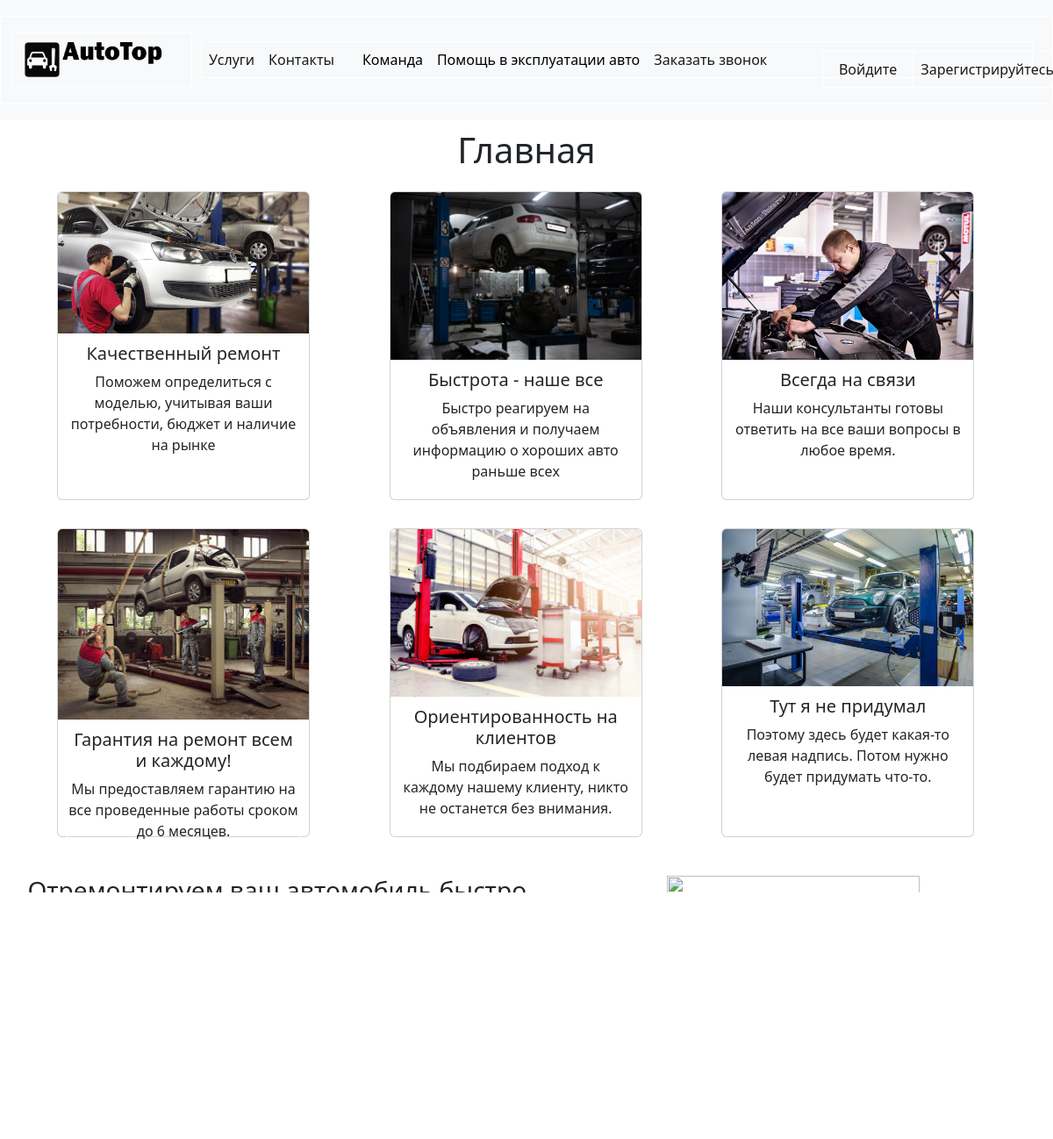
The page / on the database its author committed.
### home/models.py (models this page shows, shortened)
class mainCart(models.Model):
    name = models.CharField(max_length=200)
    image = models.ImageField(upload_to='images/', null=True, max_length=255)
    author = models.ForeignKey(
        'auth.User',
        on_delete=models.CASCADE,
    )
    body = models.TextField()

### home/views.py (the view)
# urls.py: path('', mainCart.as_view(), name = "home"),
class mainCart(ListView):
    model = mainCart
    template_name = 'home/index.html'

### templates/home/index.html
{% extends 'home/base.html' %}
{% load static %}
{% block content %}
<h1>Главная</h1>
<div class="container" >
  <div class="row align-items-start" >
    {% for cpec in object_list %}
        <div class="col" >
            <div class="card" style="width: 18rem; height: 22rem">
                <img class="card-img-top" src="{{cpec.image.url}}" alt="Card image cap">
                    <div class="car d-body">
                        <h5 class="card-title">{{ cpec.name}}</h5>
                         <p class="card-text">{{ cpec.body }}</p>
                     </div>
            </div>
        </div>
    {% endfor %}
  </div>
</div>
<div class="textcols">
	<div class="textcols-row">
		<div class="textcols-item">
<h3>Отремонтируем ваш автомобиль быстро и с гарантией</h3><br>
      <button style="width: 18rem " class="btn btn-dark" onclick="window.location.href='{% url 'feedback_new' %}'" type="button">Заказать звонок</button><br>
      <p>Мы перезвоним в течение 30 минут</p>
		</div>
		<div class="textcols-item">
            <img src="{% static 'img/ecpmot.jpg' %}" style="height: 18rem">
		</div>
	</div>
</div>
{% endblock content %}

### static/css/style.css (style rules this page uses)
body { margin: 0; }
html, body { height: 100%; }
div { border: 1px solid #fff; margin:10px; text-align: center; }
.textcols { display: table; width: 100%; border-collapse: collapse; }
.textcols-row { display: table-row; }
.textcols-item { display: table-cell; width: 50%; vertical-align: top; padding: 0; }

### rows shown on the page
mainCart: image (picture), name "Качественный ремонт", body "Поможем определиться с моделью, учитывая ваши потребности, бюджет и наличие на рынке"
mainCart: image (picture), name "Быстрота - наше все", body "Быстро реагируем на объявления и получаем информацию о хороших авто раньше всех"
mainCart: image (picture), name "Всегда на связи", body "Наши консультанты готовы ответить на все ваши вопросы в любое время."
mainCart: image (picture), name "Гарантия на ремонт всем и каждому!", body "Мы предоставляем гарантию на все проведенные работы сроком до 6 месяцев."
mainCart: image (picture), name "Ориентированность на клиентов", body "Мы подбираем подход к каждому нашему клиенту, никто не останется без внимания."
mainCart: image (picture), name "Тут я не придумал", body "Поэтому здесь будет какая-то левая надпись. Потом нужно будет придумать что-то."
